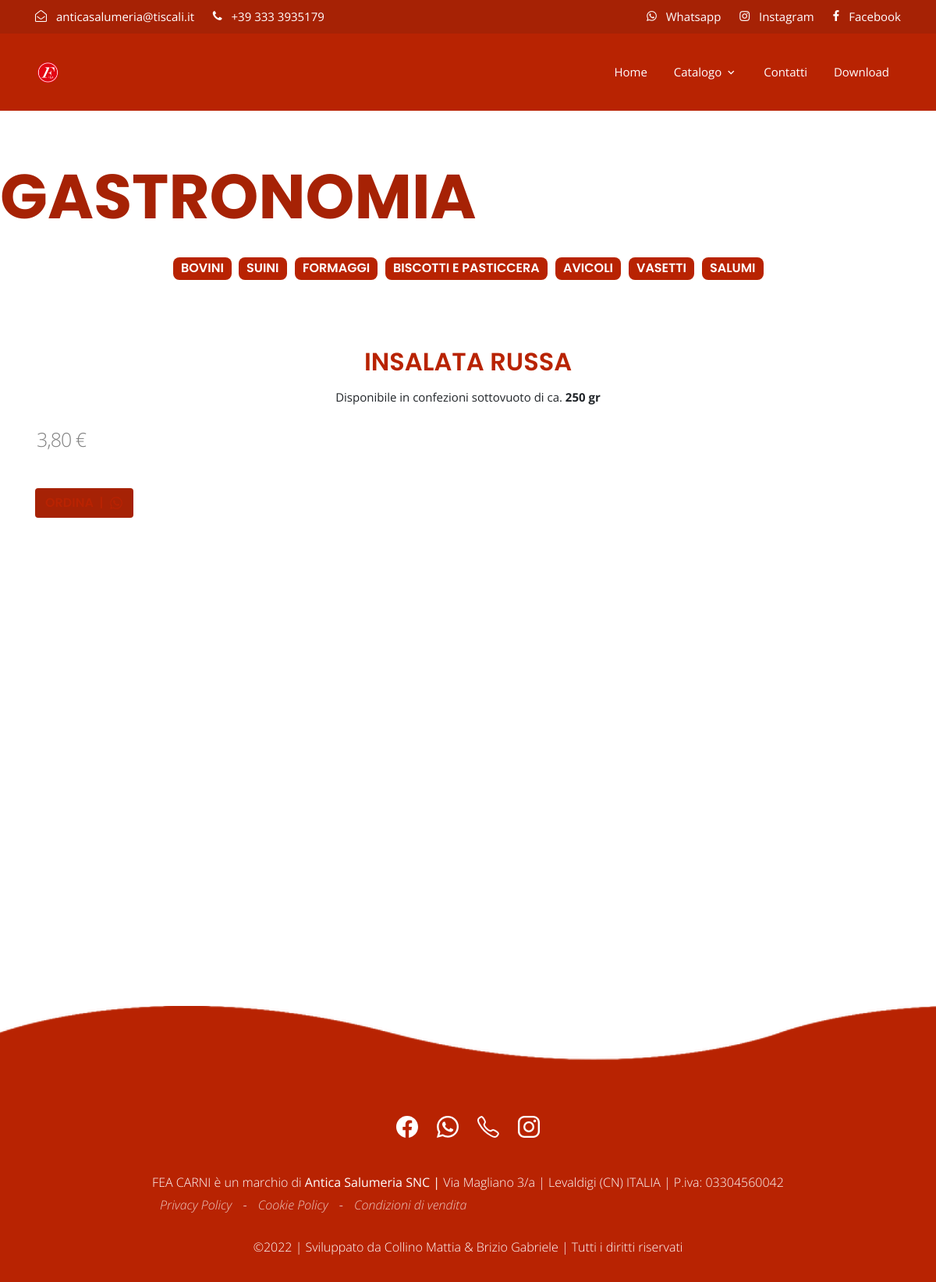
/catalogo/gastronomia/, run on the app's committed database.
### tables this page shows
CREATE TABLE "articoli" (
	"GUID"	TEXT,
	"visibile"	INTEGER,
	"nome"	TEXT,
	"categoria"	TEXT,
	"data"	TEXT,
	PRIMARY KEY("GUID")
);

CREATE TABLE "variants" (
	"guid"	TEXT NOT NULL,
	"visible"	INTEGER NOT NULL DEFAULT 0,
	"articleId"	TEXT NOT NULL,
	"name"	TEXT,
	"pricePrivate"	REAL,
	"stock"	INTEGER,
	"weight"	REAL,
	"sortOrder"	INTEGER,
	"data"	TEXT,
	PRIMARY KEY("guid")
);

### app-public/pages/shop-articoli.php (the view, shortened to what the rows shown need)
<?php
    $categoria = get('cat');
    $articoli = shop::articles($categoria, true);
    if($categoria != ""){
        $title = str::ucfirst($categoria);
        $title = str::replace($title, "-", " ");
    }else{
        $title = "CATALOGO";
    }
    require __DIR__ . '/../inc/header.php';
?>
<div class="articoli-wrapper">
    <h1 data-aos="zoom-in-up" style="text-transform: uppercase"><?= $title ?></h1>
    <div class="articoli container">
        <?php
            foreach($articoli as $articolo):
                $articolo_data = module::dataOf($articolo);
        ?>
            <div data-aos="flip-down" class="articolo">
            <div class="mezzo">
                <div class="articolo-data">
                    <div class="articolo-text">
                        <h2>
                            <a href="<?= $articolo->url() ?>"><?= a::v($articolo_data,'nome'); ?></a>
                        </h2>
                        <?php
                            if($articolo->variant->weight != ""):
                        ?>
                            <div class="articolo-peso">
                                Disponibile in confezioni sottovuoto di ca. <b><?= $articolo->variant->weight ?></b>
                            </div>
                        <?php
                            endif;
                        ?>
                    </div>
                </div>
                <?php
                    if($articolo->price() != ""):
                ?>
                    <div class="articolo-prezzo">
                        <div class="articolo-euro">
                            <?= util::euro($articolo->price())  ?>
                        </div>
                        <a class="btn btn-important" onclick="SHOP.update('<?= $articolo->GUID ?>','+','1', false, '<?=$articolo->variant->guid ?>')">ORDINA&nbsp&nbsp|&nbsp&nbsp<ion-icon size= "small" name="logo-whatsapp"></ion-icon></a>
                    </div>
            </div>
                <?php
                    endif;
                ?>
            </div>
        <?php
            endforeach;
        ?>
    </div>
</div>
<?php
    require __DIR__ . '/../inc/footer.php';
?>

### dorothy/src/util.php (shortened to what the rows shown need)
<?php
class util {
    public static function euro($num){
        $eu = number_format($num, 2, ',', '.');
        return $eu . " <span class=\"euro-symbol\">€</span>";
    }
    public static function dataDir() {
        return d::instance()->root() . DS . static::dataFolder . DS;
    }
}

### data on the page
articoli: nome "INSALATA RUSSA"
variants: weight "250 gr", pricePrivate "3,80"

### other printed values
$title "GASTRONOMIA"
site::get('ragione-sociale') "FEA CARNI"
site::get('indirizzo') "Via Magliano 3/a"
site::get('citta') "Levaldigi"
str::upper(site::get('provincia')) "CN"
site::get('partita-iva') "03304560042"
